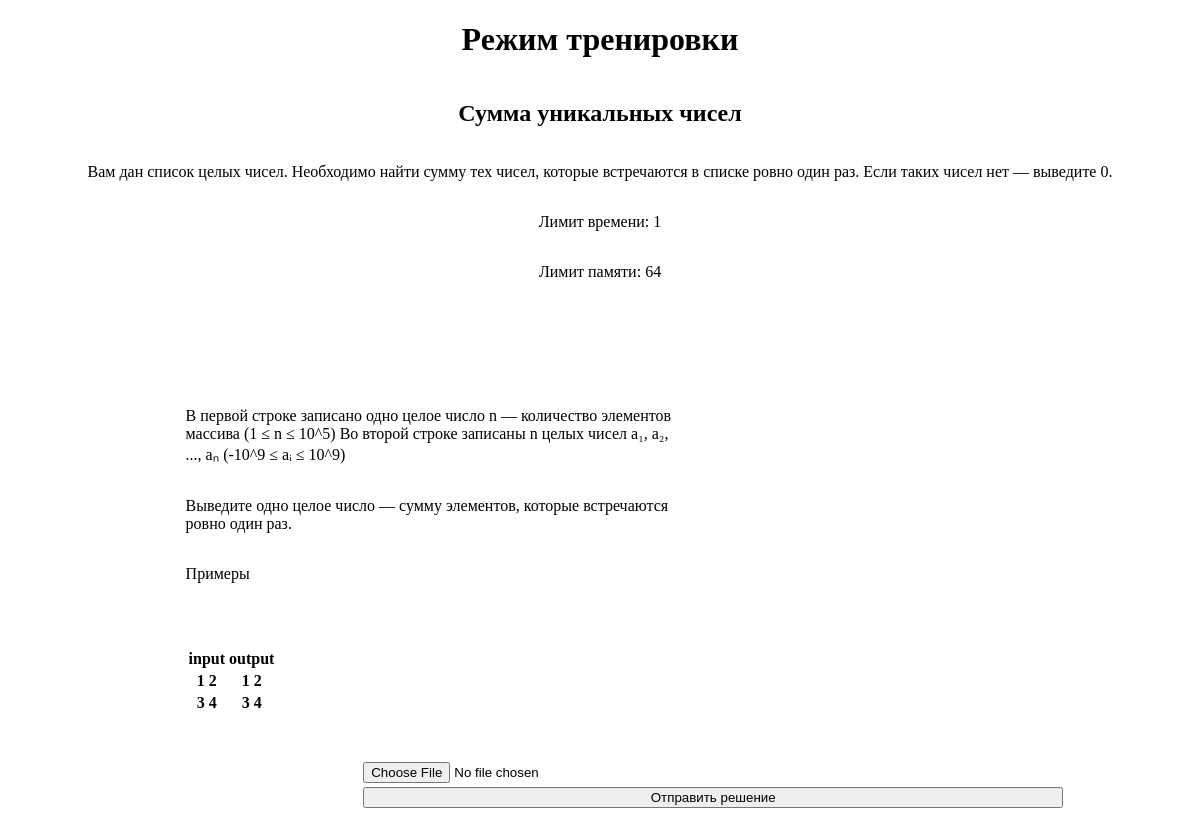
Screenshot of /training (signed in) with the database file from the repository.
### data/tasks.py (models this page shows)
class Tasks(SqlAlchemyBase):
    __tablename__ = 'tasks'
    id = sqlalchemy.Column(sqlalchemy.Integer,
                           primary_key=True, autoincrement=True)
    title = sqlalchemy.Column(sqlalchemy.String, nullable=True)
    statement = sqlalchemy.Column(sqlalchemy.String, nullable=True)
    input_format = sqlalchemy.Column(sqlalchemy.String, nullable=True)
    output_format = sqlalchemy.Column(sqlalchemy.String, nullable=True)
    memory_limit = sqlalchemy.Column(sqlalchemy.Integer, nullable=True)
    time_limit = sqlalchemy.Column(sqlalchemy.Integer, nullable=True)
    difficulty = sqlalchemy.Column(sqlalchemy.String, nullable=True)
    created_at = sqlalchemy.Column(sqlalchemy.DateTime,
                                     default=datetime.datetime.now)
    task_tests = orm.relationship("TaskTest", back_populates='tasks')
    submissions = orm.relationship("Submissions", back_populates="tasks")

### main.py (the view, shortened to what this page needs)
@app.route('/training', methods=["GET", "POST"])
@login_required
def training():
    db_sess = db_session.create_session()
    task = db_sess.get(Tasks, 1)
    return render_template('training.html', task=task)

### data/db_session.py (called while the page is built)
def create_session() -> Session:
    global __factory
    return __factory()

### main.py (called while the page is built)
@login_manager.user_loader
def load_user(user_id):
    db_sess = db_session.create_session()
    return db_sess.get(User, user_id)

### templates/training.html (shortened to what this page needs)
<!doctype html>
<html lang="en">
  <head>
    <link href="train.css" rel="stylesheet" />
  </head>
  <body>
    <h1>Режим тренировки</h1>
    <div class="condition">
      <h2>{{ task.title }}</h2>
      <p>{{ task.statement }}</p>
      <p>Лимит времени: {{ task.time_limit }}</p>
      <p>Лимит памяти: {{ task.memory_limit }}</p>
    </div>
    <div class="Input">
      <p>{{ task.input_format }}</p>
      <p>{{ task.output_format }}</p>
      <p>Примеры</p>
    </div>
    <div class="Table">
      <table>
        <tr>
          <th> input </th>
          <th> output </th>
        </tr>
        <tr>
          <th> 1 2 </th>
          <th> 1 2 </th>
        </tr>
        <tr>
          <th> 3 4 </th>
          <th> 3 4 </th>
        </tr>
      </table>
    </div>
      <div class="task">
			<form class="send" method="post" enctype="multipart/form-data">
                <input type="file" name="file" required />
                <button type="submit">Отправить решение</button>
            </form>
  </body>
</html>

### templates/train.css (style rules this page uses)
.send { display: flex; flex-direction: column; justify-content: space-between; text-align: center; width: 700px; margin-left: 30%; margin-top: 4%; }
h1 { text-align: center; }
input { height: 25px; }
.condition { display: flex; flex-direction: column; justify-content: space-between; text-align: center; }
.Input { display: flex; flex-direction: column; justify-content: space-between; width: 500px; margin-left: 15%; margin-top: 8%; }
.Table { margin-left: 15%; margin-top: 4%; }

### rows the page displays
Tasks: title "Сумма уникальных чисел", statement "Вам дан список целых чисел. Необходимо найти сумму тех чисел, которые встречаются в списке ровно один раз. Если таких чисел нет — выведите 0.", time_limit "1", memory_limit "64", input_format "В первой строке записано одно целое число n — количество элементов массива (1 ≤ n ≤ 10^5) Во второй строке записаны n целых чисел a₁, a₂, ..., aₙ (-10^9 ≤ aᵢ ≤ 10^9)", output_format "Выведите одно целое число — сумму элементов, которые встречаются ровно один раз."
